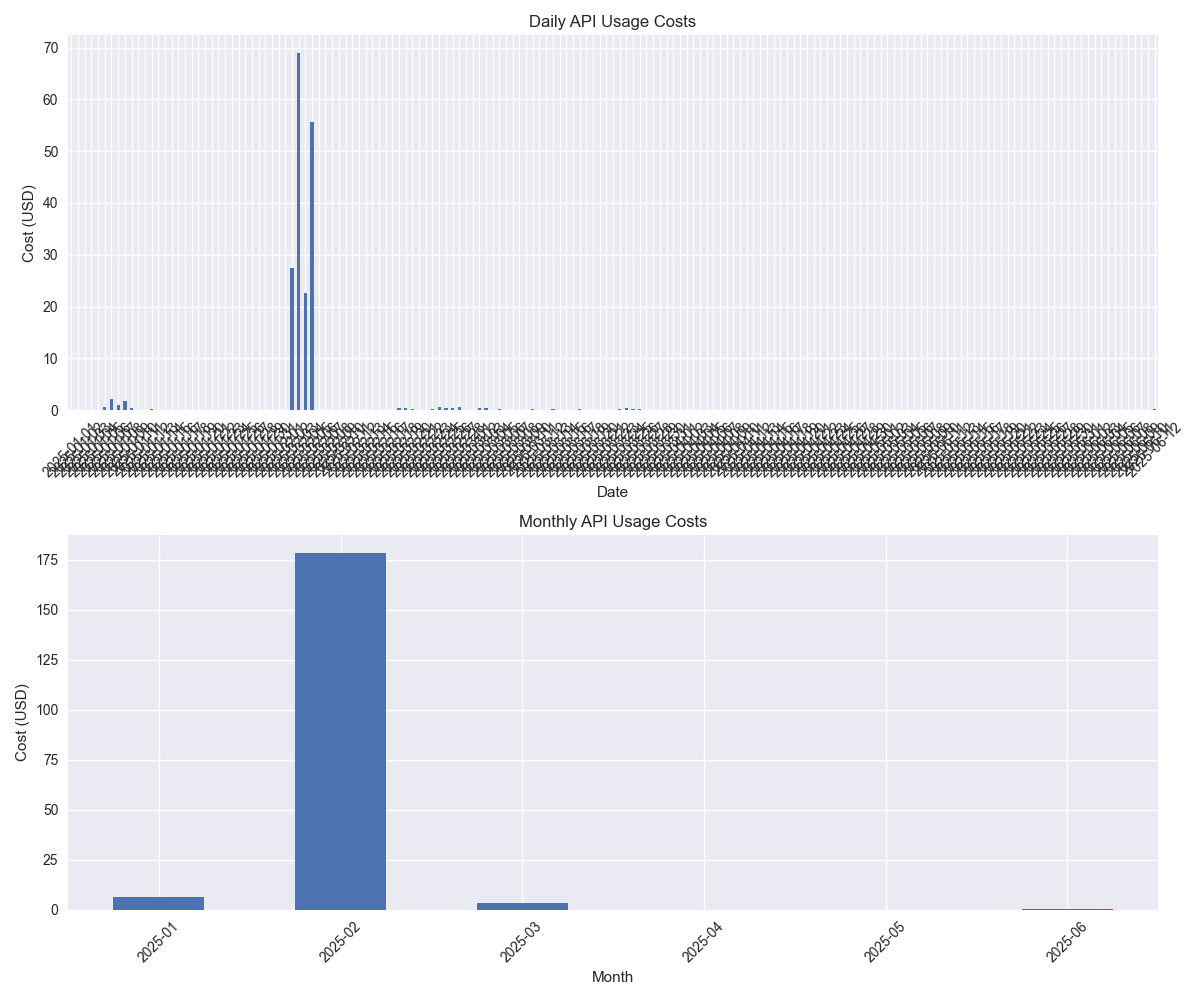

This chart was generated by the following Python code:
import pandas as pd
import glob
import matplotlib.pyplot as plt
from datetime import datetime
import seaborn as sns

CHATS_PER_USER_PER_DAY = 15
DAILY_USER_COUNTS = [100, 500, 1000, 2500, 5000]

def load_and_combine_data():
    csv_files = glob.glob('cost_*.csv')
    
    dfs = [pd.read_csv(file) for file in csv_files]
    
    combined_df = pd.concat(dfs, ignore_index=True)
    
    # fix timestamps
    combined_df['start_time_iso'] = pd.to_datetime(combined_df['start_time_iso'])
    combined_df['end_time_iso'] = pd.to_datetime(combined_df['end_time_iso'])
    
    return combined_df

def analyze_costs(df):
    total_cost = df['amount_value'].sum()
    
    daily_costs = df.groupby(df['start_time_iso'].dt.date)['amount_value'].sum()
    
    monthly_costs = df.groupby(df['start_time_iso'].dt.to_period('M'))['amount_value'].sum()
    
    stats = {
        'total_cost': total_cost,
        'average_daily_cost': daily_costs.mean(),
        'max_daily_cost': daily_costs.max(),
        'min_daily_cost': daily_costs.min(),
        'days_with_usage': len(daily_costs[daily_costs > 0]),
        'total_days': len(daily_costs)
    }
    
    return stats, daily_costs, monthly_costs

def estimate_user_costs(avg_daily_cost, avg_chat_volume): 
    avg_cost_per_chat = avg_daily_cost / avg_chat_volume if avg_chat_volume > 0 else 0
    user_costs = {user_count: avg_cost_per_chat * CHATS_PER_USER_PER_DAY * user_count for user_count in DAILY_USER_COUNTS}
    return avg_cost_per_chat, user_costs

def plot_costs(daily_costs, monthly_costs):
    plt.style.use('seaborn-v0_8')
    
    fig, (ax1, ax2) = plt.subplots(2, 1, figsize=(12, 10))
    
    # plotting daily costs
    daily_costs.plot(kind='bar', ax=ax1)
    ax1.set_title('Daily API Usage Costs')
    ax1.set_xlabel('Date')
    ax1.set_ylabel('Cost (USD)')
    plt.setp(ax1.xaxis.get_majorticklabels(), rotation=45)
    
    # plotting monthly costs
    monthly_costs.plot(kind='bar', ax=ax2)
    ax2.set_title('Monthly API Usage Costs')
    ax2.set_xlabel('Month')
    ax2.set_ylabel('Cost (USD)')
    plt.setp(ax2.xaxis.get_majorticklabels(), rotation=45)
    
    plt.tight_layout()
    plt.savefig('cost_analysis.png')
    plt.close()

def main():
    df = load_and_combine_data()
    
    stats, daily_costs, monthly_costs = analyze_costs(df)

    avg_chat_volume = (stats['average_daily_cost'] / 0.003) 
    avg_cost_per_chat, user_costs = estimate_user_costs(stats['average_daily_cost'], avg_chat_volume)
    
    print("\nOPENAI API Usage Cost Analysis")
    print("=" * 50)
    print(f"Total Cost: ${stats['total_cost']:.2f}")
    print(f"Average Daily Cost: ${stats['average_daily_cost']:.2f}")
    print(f"Maximum Daily Cost: ${stats['max_daily_cost']:.2f}")
    print(f"Minimum Daily Cost: ${stats['min_daily_cost']:.2f}")
    print(f"Days with API Usage: {stats['days_with_usage']} out of {stats['total_days']} days")
    print("\nEstimated Cost per Chat: ${:.5f}".format(avg_cost_per_chat))
    print(f"\n--- Estimated Daily Cost per Number of Users (assuming {CHATS_PER_USER_PER_DAY} chats/user/day) ---")
    for users, cost in user_costs.items():
        print(f"{users} users → ${cost:.2f} per day")
    
    plot_costs(daily_costs, monthly_costs)
    print("\nCost analysis visualization has been saved as 'cost_analysis.png'")

if __name__ == "__main__":
    main() 